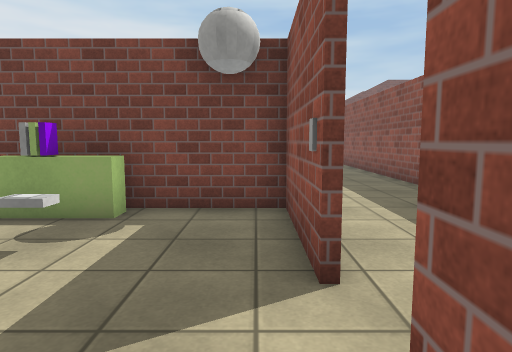
[1] (above)

16 first-person views from a walk through a 3-D level made in the Unity game engine. The camera is 1.2 m above the floor, tilts 6° down and sees 75° across. Doors are open. The floor is counted in squares, 1 m on a side. Each view is taken from the middle of a square. On the plan, view 1 faces up. The plan holds only what a view shows up to about 14 squares ahead; the rest is blank. The place goes on beyond the plan. The player character is not drawn. Some surface patterns are stand-ins.

[2]
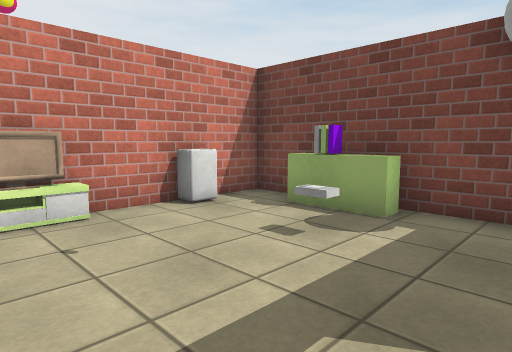

[3]
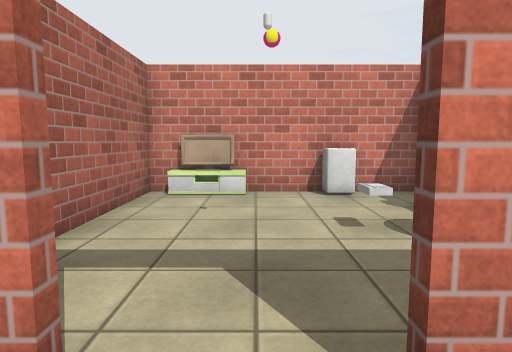

[4]
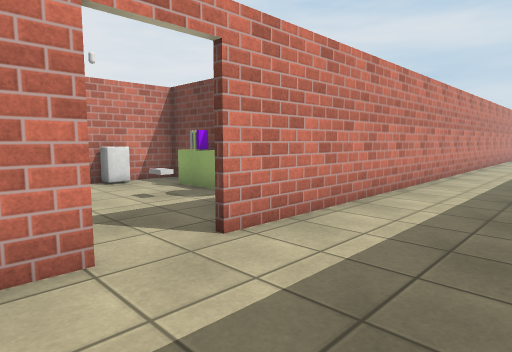

[5]
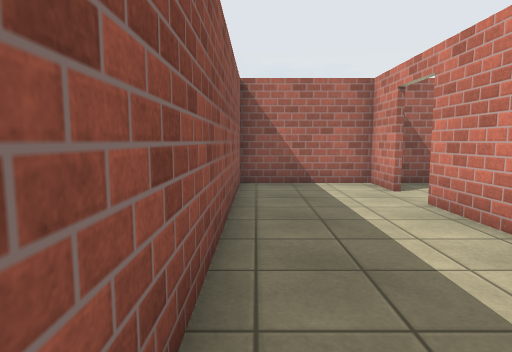

[6]
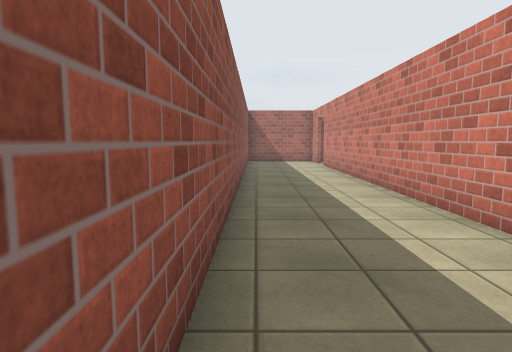

[7]
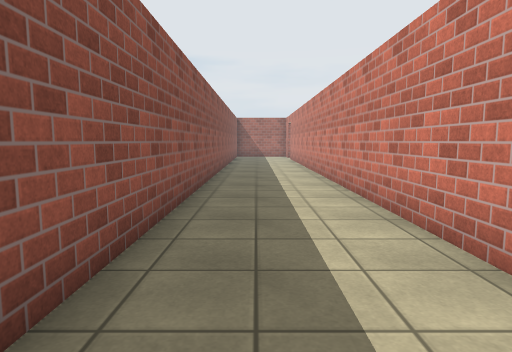

[8]
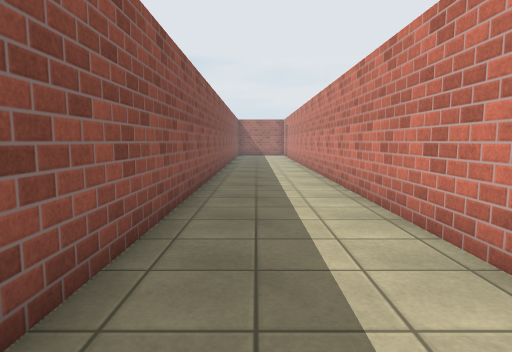

[9]
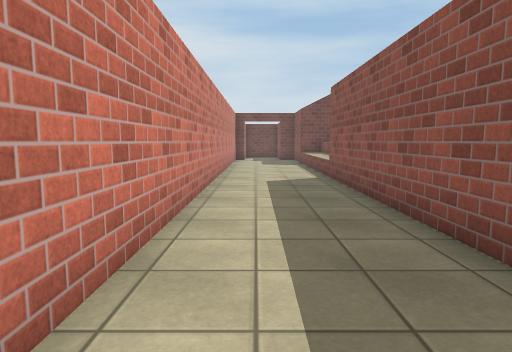

[10]
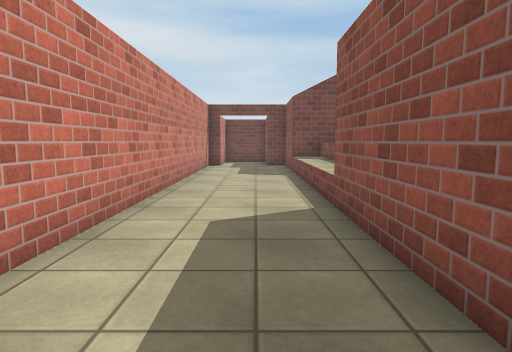

[11]
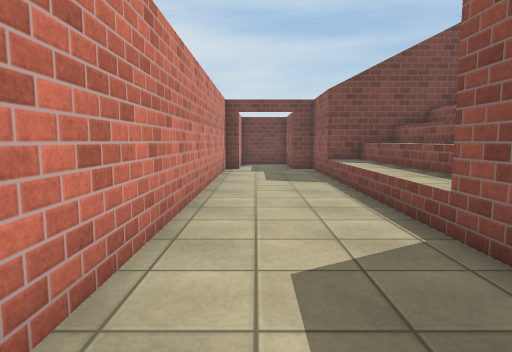

[12]
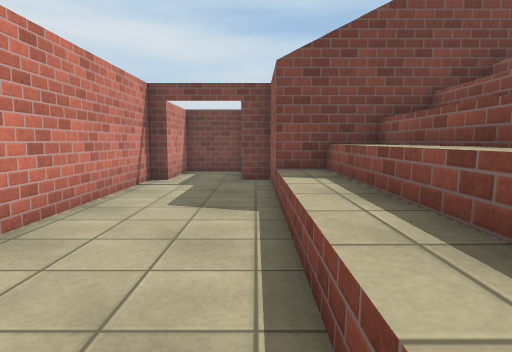

[13]
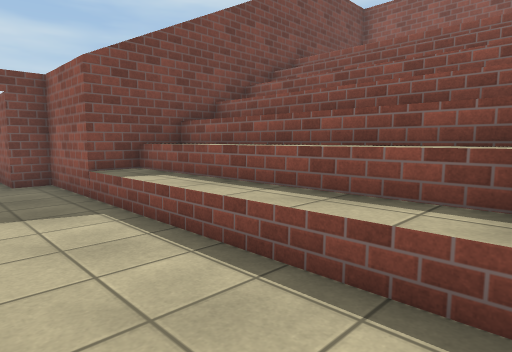

[14]
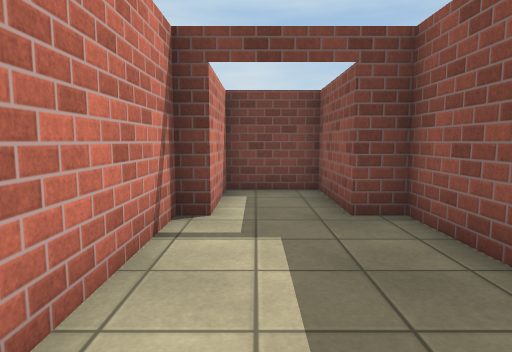

[15]
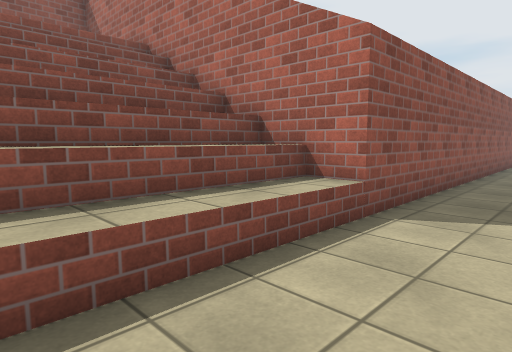

[16]
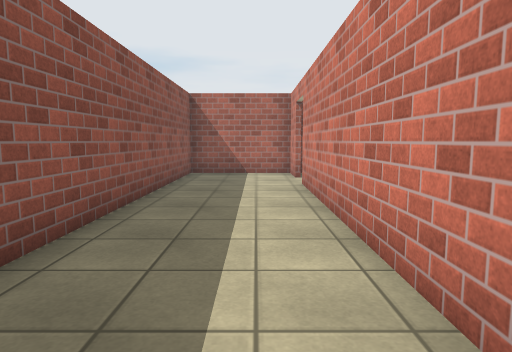

### Floor plan
Key: @ floor where view 1 was taken; # wall or solid block; . floor; D open door; = window, fence, low wall or low ledge; ^ raised ledge; T TV; O other object.
Columns run from 6 left of view 1 to 7 right of it. Each row starts with its distance up from view 1.
 45        ####
 44        #  #
 43        #  #
 42        #DD##
 41        #...#
 40        #...###
 39        #...^^^
 38        #...^^^
 37        #...^^^
 36        #...^^^
 35        #...^^^
 34        #...^^^
 33        #...^^^
 32        #...#^^
 31        #...#
 30        #...#
 29        #...#
 28        #...#
 27        #...#
 26        #...#
 25        #...#
 24        #...#
 23        #...#
 22        #...#
 21        #...#
 20        #...#
 19        #...#
 18        #...#
 17        #...#
 16        #...#
 15        #...#
 14        #...#
 13        #...#
 12        #...#
 11        #...#
 10        #...#
  9        #...#
  8        #...#
  7        #...#
  6 ########...#
  5 ##OOO..#...#
  4 #=.==..#...#
  3 #......#...#
  2 #......D...#
  1 T......#...#
  0 #.....@#...#
 -1 ############

Where each view was taken, in squares from view 1:
view 1: 0 up, 0 right, facing up
view 2: 0 up, 0 right, facing up-left
view 3: 2 up, 2 right, facing left
view 4: 0 up, 4 right, facing up-left
view 5: 9 up, 4 right, facing down
view 6: 19 up, 4 right, facing down
view 7: 25 up, 3 right, facing down
view 8: 27 up, 3 right, facing down
view 9: 21 up, 2 right, facing up
view 10: 26 up, 3 right, facing up
view 11: 28 up, 2 right, facing up
view 12: 32 up, 4 right, facing up
view 13: 32 up, 2 right, facing up-right
view 14: 37 up, 2 right, facing up
view 15: 37 up, 2 right, facing down-right
view 16: 12 up, 2 right, facing down
